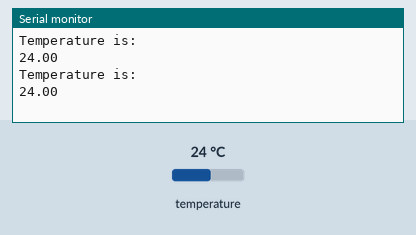
Recording of a sketch running on a simulated Arduino Uno, built with avr-gcc and run on an emulated ATmega328P. On the bench: the last lines printed to the serial monitor. The inputs (shaded band) are chosen by the test bench; at power-on: temperature 24 °C.

Above: at 2.8 s.
2.9 s: temperature set to 12 °C
At 4.3 s:
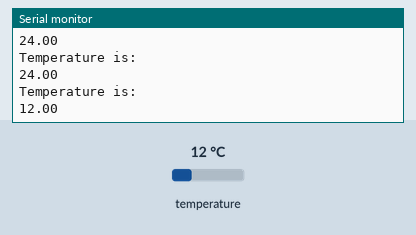
4.7 s: temperature set to 19 °C
At 4.7 s:
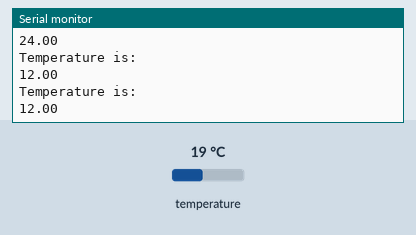
Timing chart, 0 to 7.7 s (numbered marks = the images above; inputs shaded):
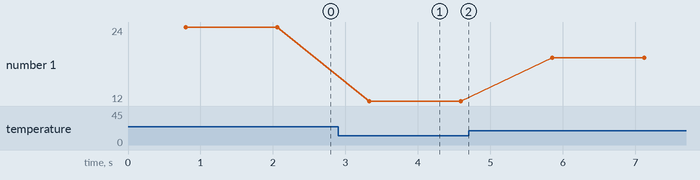

The sketch:

DS18B20.ino
```cpp
#include <DallasTemperature.h>
#include <OneWire.h>

#define ONE_WIRE_BUS 4                          //D2 pin of nodemcu

OneWire oneWire(ONE_WIRE_BUS);

DallasTemperature sensors(&oneWire);            // Pass the oneWire reference to Dallas Temperature.

void setup(void)
{
  Serial.begin(9600);
  sensors.begin();
}

void loop(void)
{
  float T;
  sensors.requestTemperatures();                // Send the command to get temperatures
  T = sensors.getTempCByIndex(0);
  Serial.println("Temperature is: ");
  Serial.println(T);   // Why "byIndex"? You can have more than one IC on the same bus. 0 refers to the first IC on the wire
  delay(500);
}
```

Measured:
- after the input at 2.9 s, the serial monitor: prints a new line after 0.43 s (image 1)
- plotted number 1: 24 → 12 after the input at 2.9 s, 12 → 19 after the input at 4.7 s
